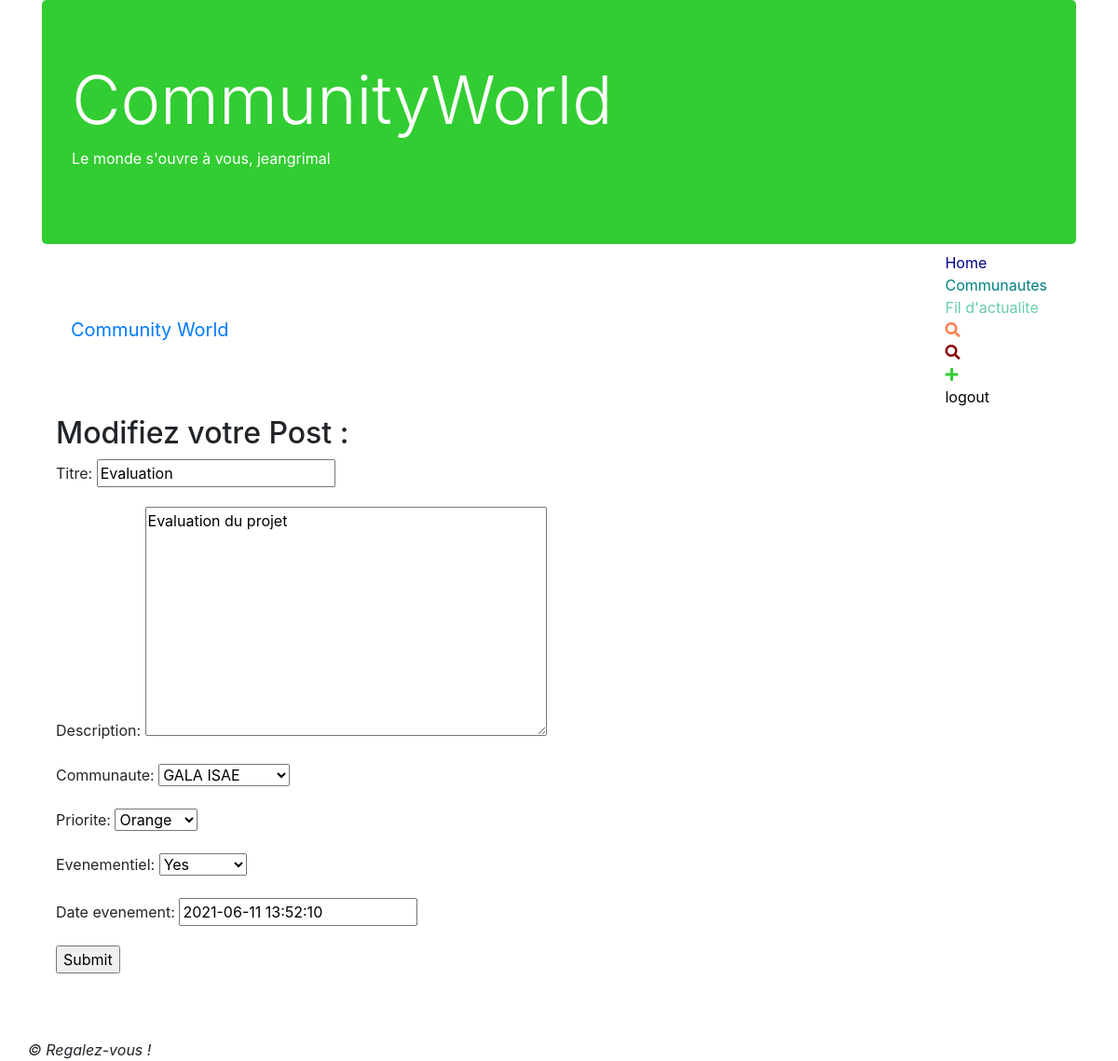
/communitymanager/communautes/modif_post/12 (signed in), run on the app's committed database.
### communitymanager/models.py (models this page shows, shortened)
class Post(models.Model):
    titre = models.CharField(max_length=200, default='')
    description = models.TextField(null=True)
    date = models.DateTimeField(default=timezone.now)
    communaute = models.ForeignKey(Communaute, on_delete=models.CASCADE)
    auteur = models.ForeignKey(User, on_delete=models.CASCADE)
    priorite = models.ForeignKey(priorite, on_delete=models.CASCADE)
    evenementiel = models.BooleanField(null=True)
    date_evenement = models.DateTimeField(null=True, default=datetime.now())
    likes = models.ManyToManyField(User, null=True, verbose_name='likes', related_name='+')
    vues = models.ManyToManyField(User, null=True, verbose_name='vus', related_name='++')
    class Meta:
        ordering = ['date']

### communitymanager/views.py (the view)
# urls.py: path('communautes/modif_post/<post_id>', views.modif_post, name='modif_post'),
def modif_post(request, post_id):
    post = Post.objects.get(id=post_id)
    if not post.auteur == request.user:
        raise PermissionDenied
    if request.method == 'POST':
        form = Ecrire_Un_post(request.POST, instance=post)
        if form.is_valid():
            form.save()
            return redirect('afficher_post', id_du_post=post.id)
    else:
        form = Ecrire_Un_post(instance=post)
        return render(request, 'modif_post.html', locals())

### communitymanager/forms.py
class Ecrire_Un_post(forms.ModelForm):
    class Meta:
        model = Post
        fields = ('titre','description','communaute','priorite','evenementiel','date_evenement')

### communitymanager/models.py (called while the page is built)
    def __str__(self):
        return self.nom

    def __str__(self):
        return self.label

### templates/modif_post.html (shortened to what this page needs)
{% extends 'base.html' %}
{% block content %}
<h2>Modifiez votre Post :</h2>
<form action="{% url 'modif_post' post.id %}" method="post">
    {{ form.as_p }}
    <input type="submit" value="Submit" />
</form>
{% endblock %}

### templates/base.html (shortened to what this page needs)
<!DOCTYPE html>
{% load static %}
<html lang="fr">
<head>
    <link rel="stylesheet" href="https://maxcdn.bootstrapcdn.com/bootstrap/4.5.2/css/bootstrap.min.css">
    <link rel="stylesheet" href="https://use.fontawesome.com/releases/v5.6.3/css/all.css"
>
    <link rel="stylesheet" href="https://maxcdn.bootstrapcdn.com/bootstrap/4.5.2/css/bootstrap.min.css">
</head>
<body>
<div class="container">
    <div class="jumbotron text" style="margin-bottom:0; background-color:limegreen; color:white">
        <header>
            <h1 class="display-3">CommunityWorld</h1>
            <p>Le monde s'ouvre à vous{% if request.user.username %}, {{ request.user.username }}{% endif %}</p>
        </header>
    </div>
    <nav class="navbar navbar-inverse navbar-fixed-top">
        <div class="container-fluid">
            <div class="navbar-header">
                <a class="navbar-brand" href="{% url 'home' %}">Community World</a>
            </div>
            <ul class="nav navbar-nav">
                {% if not request.user.is_authenticated %}
                <li><a class="nav-link" href="{% url 'login' %}">Login</a></li>
                {% else %}
                <li><a href="{% url 'home' %}" style="color: darkblue">Home</a></li>
                <li><a href="{% url 'communautes' %}" style="color: teal">Communautes</a></li>
                <li><a href="{% url 'fil_actualite' %}" style="color: mediumaquamarine">Fil d'actualite</a></li>
                <a href="{% url 'filtrage_priorite' %}" role="button" style="color: coral"><i class="fas fa-search"></i></a>
                <a href="{% url 'filtrage_priorite_communaute' %}" role="button" style="color: darkred"><i
                        class="fas fa-search"></i></a>
                <a href="{% url 'nouveau_post' %}" role="button" style="color: limegreen"><i
                        class="fas fa-plus"></i></a>
                <li><a href="{% url 'logout' %}" style="color: black">logout</a></li>
                {% endif %}
            </ul>
        </div>
    </nav>
    <div class="container" style="margin-bottom: 2%">
        {% block content %}{% endblock %}
    </div>
    <div class="row pt-5">
        <footer><em>&copy; Regalez-vous !</em></footer>
    </div>
</div>
</body>
</html>

### data on the page
Post: titre "Evaluation", description "Evaluation du projet", communaute "GALA ISAE", priorite "Orange", evenementiel "Yes", date_evenement "2021-06-11 13:52:10"

### other printed values
{{ request.user.username }} "jeangrimal"
